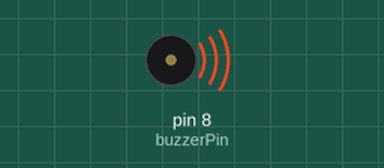
Recording of a sketch running on a simulated Arduino Uno, built with avr-gcc and run on an emulated ATmega328P. Parts: buzzer (waves = sounding).

Above: at 0.1 s.
Timing chart, 0 to 40.0 s (numbered marks = the images above):
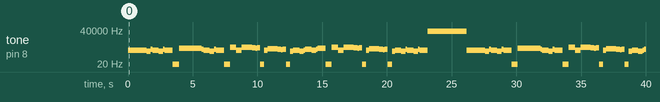

Measured:
- by itself, tone on pin 8 (buzzerPin): plays 440 Hz for 1.4 s, 349 Hz for 0.33 s, 523 Hz for 0.14 s, 440 Hz for 0.48 s, 349 Hz for 0.33 s, 523 Hz for 0.14 s … (106 notes in this stretch)

The sketch:

StarWarsSongBuzzerNoDelayRev1.ino
```cpp
//Rev 1 Created on 6/29/2023 by Jonathan DeWitt.  This is the same code as the stargate version pretty much but with the Star Wars arrays in it for the notes.  On 7/14/2023 I came back and modified the original Rev 1 with speed factor in the note duration array songD.
#define qn 1000 //quarter note duration is 1000 ms
#define hn 2000 //half note duration is 2000 ms
#define wn 4000 //whole note duration is 4000 ms
#define dhn 3000 //dotted half note duration is 3000 ms
#define dqn 1500 //dotted quarter note duration is 1500 ms
#define den 650 //dotted eighth note duration is 650 ms
#define en 500 //eighth note duration is 500 ms
#define dsnp 375 //Just a name for a duration. Stands for dotted sixteenth note plus
#define dsn 350 //dotted sixteenth note is 350 ms
#define dsnm 325 //Just a name for a duration. Stands for dotted sixteenth note minus
#define snp 300 //Just a name for a duration. Stands for sixteenth note plus
#define sn 250 //sixteenth note duration is 250 ms
#define snm 175 //Just a name for a duration. Stands for sixteenth note minus
#define dtsn 150 //dotted thirty-second note duration is 150 ms
#define tsn 125 //thirty-second note duration is 125 ms
#define wnq 1250 //whole note tied to a quarter note duration is 1250 ms

enum Notes {
  N_D3SH = 155,
  N_G3SH = 207,
  N_A3SH = 233,
  N_C4 = 261,
  N_D4 = 294,
  N_E4 = 329,
  N_F4 = 349,
  N_F4SH = 369,
  N_G4 = 391,
  N_G4SH = 415,
  N_A5 = 440,
  N_A5SH = 455,
  N_B5 = 493,
  N_C5 = 523,
  N_D5 = 587,
  N_E5 = 659,
  N_F5 = 698,
  N_F5SH = 740,
  N_G5 = 784,
  N_G5SH = 830,
  N_A6 = 880,
  N_A5F = 415,
  N_B5F = 466,
  N_C5SH = 554,
  N_D5F = 554,
  N_D5SH = 622,
  N_E5F = 622,
  N_G5F = 739,
  N_SIL = 10
};

//const char *NoteName[]={"C4","D4","E4","F4","G4","A5","B5","C5","D5","E5","F5","G5","A6","A5F","B5F","C5SH","D5F","D5SH","E5F","G5F","SIL"}; //A note name lookup array - must have the same number of characters as enum Notes or it can crash
int bArr[73] = {N_A5, N_A5, N_A5, N_F4, N_C5, N_A5, N_F4, N_C5, N_A5, N_SIL, N_E5, N_E5, N_E5, N_F5, N_C5, N_G4SH, N_F4, N_C5, N_A5, N_SIL, N_A6, N_A5, N_A5, N_A6, N_G5SH, N_G5, N_F5SH, N_F5, N_F5SH, N_SIL, N_A5SH, N_D5SH, N_D5, N_C5SH, N_C5, N_B5F, N_C5, N_SIL, N_F4, N_G4SH, N_F4, N_A5, N_C5, N_A5, N_C5, N_E5, N_SIL, N_A6, N_A5, N_A5, N_A6, N_G5SH, N_G5, N_F5SH, N_F5, N_F5SH, N_SIL, N_A5SH, N_D5SH, N_D5, N_C5SH, N_C5, N_B5F, N_C5, N_SIL, N_F4, N_G4SH, N_F4, N_C5, N_A5, N_F4, N_C5, N_A5}; //Includes Section 1, Section 2, Variant 1 with Delay, Section 2, and Variant 2 with Delay
#define numArrayElements 73 //Define number of elements in song array Stargate Theme Song
float sF=1.05; //Speed Factor to Speed Up Song
//float songD[numArrayElements] = {500, 500, 500, 350, 150, 500, 350, 150, 650, 500, 500, 500, 500, 350, 150, 500, 350, 150, 650, 500, 500, 300, 150, 500, 325, 175, 125, 125, 250, 325, 250, 500, 325, 175, 125, 125, 250, 350, 250, 500, 350, 125, 500, 375, 125, 650, 500, 500, 300, 150, 500, 325, 175, 125, 125, 250, 325, 250, 500, 325, 175, 125, 125, 250, 350, 250, 500, 375, 125, 500, 375, 125, 650}; //This is the same song as the array below but without the speed factor
float songD[numArrayElements] = {en/sF,en/sF,en/sF,dsn/sF,dtsn/sF,en/sF,dsn/sF,dtsn/sF,den/sF,en/sF,en/sF,en/sF,en/sF,dsn/sF,dtsn/sF,en/sF,dsn/sF,dtsn/sF,den/sF,en/sF,en/sF,snp/sF,dtsn/sF,en/sF,dsnm/sF,snm/sF,tsn/sF,tsn/sF,sn/sF,dsnm/sF,sn/sF,en/sF,dsnm/sF,snm/sF,tsn/sF,tsn/sF,sn/sF,dsn/sF,sn/sF,en/sF,dsn/sF,tsn/sF,en/sF,dsnp/sF,tsn/sF,den/sF,en/sF,en/sF,snp/sF,dtsn/sF,en/sF,dsnm/sF,snm/sF,tsn/sF,tsn/sF,sn/sF,dsnm/sF,sn/sF,en/sF,dsnm/sF,snm/sF,tsn/sF,tsn/sF,sn/sF,dsn/sF,sn/sF,en/sF,dsnp/sF,tsn/sF,en/sF,dsnp/sF,tsn/sF,den/sF};
int voidLoopCnt=0; //Keeps track of iterations of void loop
unsigned long previousMillis = 0;
unsigned long arrayEndMillis = 0; //A variable to store what time the array end was reached
long interval = 0;
const long songEndPause = 3000;

#define buzzerPin 8 //Arduino Digital Pin the 5 V Buzzer is Connected To

void setup() {
  Serial.begin(9600);
  pinMode(buzzerPin, OUTPUT);
}

void loop()
{ //Start of void loop
  unsigned long currentMillis = millis();

  for (int i = 0; i<=numArrayElements; i++)
  { //Start of for loop to run through notes
    beep(bArr[i], songD[i]);
    previousMillis = currentMillis; //Set the previousMillis equal to the time you last triggered the note
    interval = songD[i]; //Set the interval equal to the duration of the current note
    while(currentMillis - previousMillis < interval)
    {
      //Serial.println("Waiting.");
      currentMillis = millis(); //Update the currentMillis so that the while loop can keep checking to see if the note's duration has elapsed
      if(currentMillis - previousMillis >= interval)
      { //Start of if statement to check if the end of interval has been reached
        noTone(buzzerPin); //Turn off the square wave that generates the tone at the end of the interval so that the next notes can start properly
      } //End of if statement to check if the end of interval has been reached
    }
    //Serial.print("i = "); //For debugging purposes only to see what iteration of the for loop the song is on. Note this also allows us to see how long each note is lasting by when i appears in the serial monitor.
    //Serial.println(i);

    if(i==numArrayElements)
    { //Beginning of if statement when the i variable reaches the end of the array numArrayElements
      arrayEndMillis = millis();
      while(currentMillis - arrayEndMillis < songEndPause)
      {
        //Serial.println("Pausing at end of song."); //For debugging only
        currentMillis = millis(); //Update the currentMillis so that the while loop can keep checking to see if the songEndPause duration has elapsed
      }
    } //End of if statement when the i variable reaches the end of the array numArrayElements

  } //end of for loop to run through notes

} //End of void loop

//Function Definitions
void beep(int note, int duration)
{ //Start of beep function definition
  //Play tone on buzzerPin
  tone(buzzerPin, note, duration);
} //End of beep function definition
```
